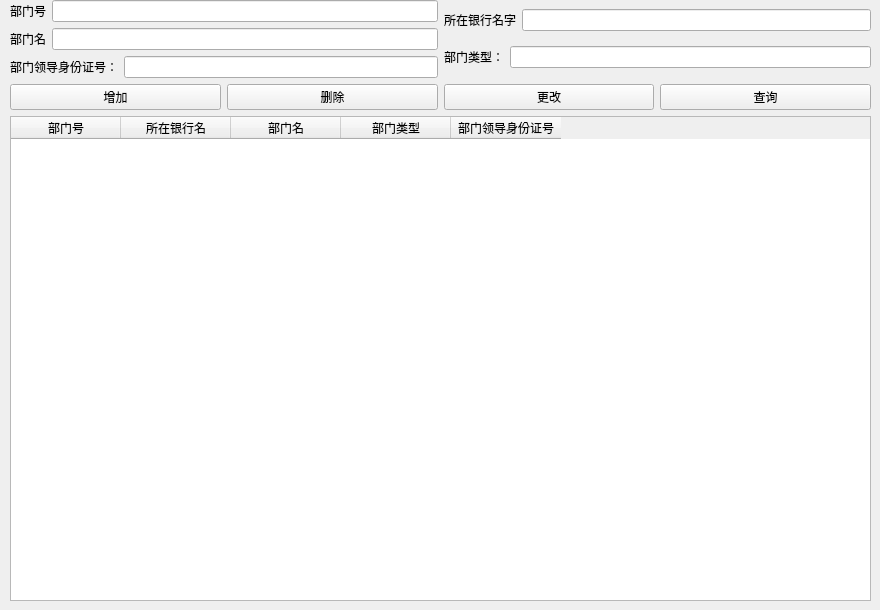
      <widget class="QWidget" name="tab_11">
       <attribute name="title">
        <string>部门管理</string>
       </attribute>
       <widget class="QWidget" name="layoutWidget_9">
        <property name="geometry">
         <rect>
          <x>10</x>
          <y>0</y>
          <width>861</width>
          <height>601</height>
         </rect>
        </property>
        <layout class="QVBoxLayout" name="verticalLayout_48">
         <item>
          <layout class="QVBoxLayout" name="verticalLayout_49">
           <item>
            <layout class="QHBoxLayout" name="horizontalLayout_105">
             <item>
              <layout class="QVBoxLayout" name="verticalLayout_50">
               <item>
                <layout class="QVBoxLayout" name="verticalLayout_51">
                 <item>
                  <layout class="QHBoxLayout" name="horizontalLayout_106">
                   <item>
                    <layout class="QHBoxLayout" name="horizontalLayout_109">
                     <item>
                      <widget class="QLabel" name="label_72">
                       <property name="text">
                        <string>部门号</string>
                       </property>
                      </widget>
                     </item>
                     <item>
                      <widget class="QLineEdit" name="Department_Id"/>
                     </item>
                    </layout>
                   </item>
                  </layout>
                 </item>
                 <item>
                  <layout class="QHBoxLayout" name="horizontalLayout_110">
                   <item>
                    <widget class="QLabel" name="label_73">
                     <property name="text">
                      <string>部门名</string>
                     </property>
                    </widget>
                   </item>
                   <item>
                    <widget class="QLineEdit" name="Department_Name">
                     <property name="clearButtonEnabled">
                      <bool>false</bool>
                     </property>
                    </widget>
                   </item>
                  </layout>
                 </item>
                 <item>
                  <layout class="QHBoxLayout" name="horizontalLayout_114">
                   <item>
                    <widget class="QLabel" name="label_76">
                     <property name="text">
                      <string>部门领导身份证号：</string>
                     </property>
                    </widget>
                   </item>
                   <item>
                    <widget class="QLineEdit" name="Department_LeaderId"/>
                   </item>
                  </layout>
                 </item>
                </layout>
               </item>
              </layout>
             </item>
             <item>
              <layout class="QVBoxLayout" name="verticalLayout_52">
               <item>
                <layout class="QVBoxLayout" name="verticalLayout_53">
                 <item>
                  <layout class="QHBoxLayout" name="horizontalLayout_115">
                   <item>
                    <layout class="QHBoxLayout" name="horizontalLayout_116">
                     <item>
                      <widget class="QLabel" name="label_77">
                       <property name="text">
                        <string>所在银行名字</string>
                       </property>
                      </widget>
                     </item>
                     <item>
                      <widget class="QLineEdit" name="Department_BankName"/>
                     </item>
                    </layout>
                   </item>
                  </layout>
                 </item>
                 <item>
                  <layout class="QHBoxLayout" name="horizontalLayout_117">
                   <item>
                    <widget class="QLabel" name="label_78">
                     <property name="text">
                      <string>部门类型：</string>
                     </property>
                    </widget>
                   </item>
                   <item>
                    <widget class="QLineEdit" name="Department_Type"/>
                   </item>
                  </layout>
                 </item>
                 <item>
                  <layout class="QHBoxLayout" name="horizontalLayout_118"/>
                 </item>
                 <item>
                  <layout class="QHBoxLayout" name="horizontalLayout_119"/>
                 </item>
                </layout>
               </item>
              </layout>
             </item>
            </layout>
           </item>
           <item>
            <layout class="QHBoxLayout" name="horizontalLayout_120">
             <item>
              <widget class="QPushButton" name="Department_Add">
               <property name="text">
                <string>增加</string>
               </property>
              </widget>
             </item>
             <item>
              <widget class="QPushButton" name="Department_Del">
               <property name="text">
                <string>删除</string>
               </property>
              </widget>
             </item>
             <item>
              <widget class="QPushButton" name="Department_Change">
               <property name="text">
                <string>更改</string>
               </property>
              </widget>
             </item>
             <item>
              <widget class="QPushButton" name="Department_Query">
               <property name="text">
                <string>查询</string>
               </property>
              </widget>
             </item>
            </layout>
           </item>
          </layout>
         </item>
         <item>
          <widget class="QTableWidget" name="Department_TableWidget">
           <attribute name="horizontalHeaderDefaultSectionSize">
            <number>110</number>
           </attribute>
           <column>
            <property name="text">
             <string>部门号</string>
            </property>
           </column>
           <column>
            <property name="text">
             <string>所在银行名</string>
            </property>
           </column>
           <column>
            <property name="text">
             <string>部门名</string>
            </property>
           </column>
           <column>
            <property name="text">
             <string>部门类型</string>
            </property>
           </column>
           <column>
            <property name="text">
             <string>部门领导身份证号</string>
            </property>
           </column>
          </widget>
         </item>
        </layout>
       </widget>
      </widget>
